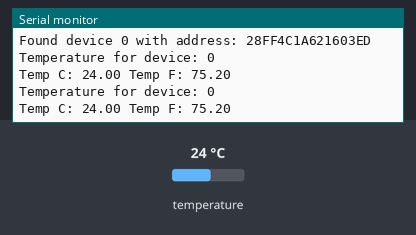
A sketch run on a simulated Arduino Uno, built with avr-gcc and run on an emulated ATmega328P. Parts: the last lines printed to the serial monitor. The test bench sets the inputs (shaded band); at power-on: temperature 24 °C.

Above: at 2.8 s.
2.9 s: temperature set to 12 °C
At 4.4 s:
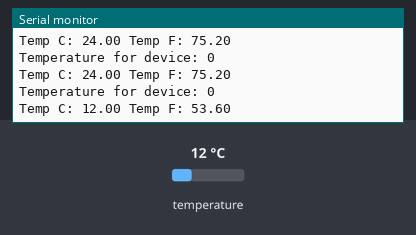
4.7 s: temperature set to 19 °C
At 5.7 s:
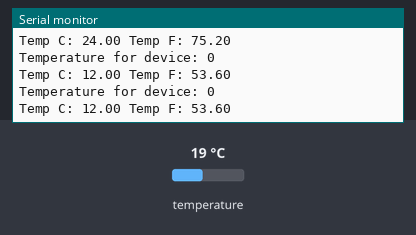
Timing chart, 0 to 7.7 s (numbered marks = the images above; inputs shaded):
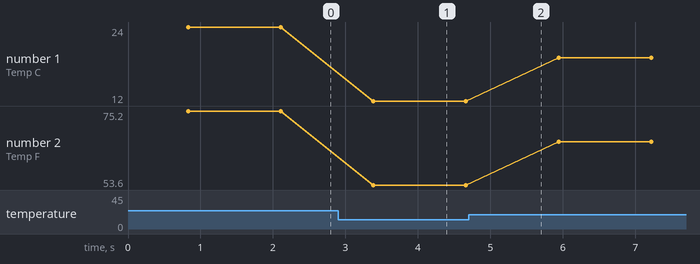

The sketch:

box_firmware.ino
```cpp
/*Libaries*/
#include <MCP3428.h>            /*Voltage and Current Sensor Library*/
#include <OneWire.h>            /*For the temp sensors */
#include <DallasTemperature.h>  /*DS18B20 specific Library*/
#include <SPI.h>                /*For ethernet interface*/
#include <Ethernet.h>           /*For ethernet interface*/
#include <ArduinoJson.h>        /*For ethernet interface*/

#define ONE_WIRE_BUS 9 // Data wire is plugged into port 4 on the Arduino.

/*Variables for the current senor: clean later*/
const int RELAY_0 = 7;
const int RELAY_1 = 8;

/*Variables*/
MCP3428 mcp3428;                        //Voltage and Current Object.

OneWire oneWire(ONE_WIRE_BUS);          // Setup a oneWire instance.
DallasTemperature sensors(&oneWire);    // Pass our oneWire reference to Dallas Temperature.
int numberOfDevices;                    // Number of temperature devices found.
DeviceAddress tempDeviceAddress;        // Variable to store a found device address.

byte mac[] = {                          //MAC address for the ethernet interface.
  0x00, 0xAA, 0xBB, 0xCC, 0xDE, 0x02
};

IPAddress ip(192, 168, 1, 177);         //Ethernet variables. NOTE: integrate IPAddressprinter that will automatically grab the IP address.
IPAddress myDns(192, 168, 1, 1);        //Ethernet variables.
IPAddress gateway(192, 168, 1, 1);      //Ethernet variables.
IPAddress subnet(255, 255, 0, 0);       //Ethernet variables.
EthernetServer server(23);
boolean gotAMessage = false;
const int CAPACITY = 200;

/*Initial Setup*/
void setup()
{
  Serial.begin(9600);
  while (!Serial);                      // Wait for serial monitor.

  /*Setup for the current sensor: add into a function later. Uses the MCP3428 object to read from channel 4*/

//  pinMode(RELAY_0, OUTPUT);
//  pinMode(RELAY_1, OUTPUT);
//  digitalWrite(RELAY_0, HIGH);
//  digitalWrite(RELAY_1, LOW);

  //Setup DS18B20
  setupDS18B20();
  //Setup MCP3428
//  setupMCP3428();
  //Setup W5500
//  setupW5500();
}

/*Main*/
void loop() {
  printTemp();
//  printVoltage();
//  printCurrent();


/*Ethernet Begin*/
//  EthernetClient client = server.available();
//
//  if (client) {
//    if (!gotAMessage) {
//      Serial.println("We have a new client");
//      client.println("Hello, client!");
//      gotAMessage = true;
//    }
//
//    // Create JSON Object
//    StaticJsonDocument<CAPACITY> root;
//    root["voltage_1"] = 1.0;
//    root["voltage_2"] = 2.0;
//    root["voltage_3"] = 3.0;
//    root["voltage_4"] = 4.0;
//
//    // Serialize JSON Object to char array
//    char sendValue[CAPACITY];
//    serializeJson(root, sendValue);
//
//    // Write JSON Object
//    server.write(sendValue);
//    Serial.print(sendValue);
//    delay(3000);
//
//    Ethernet.maintain();
//  }
/*Ethernet End*/
}

/*Functions*/
//Setup for the DS18B20 sensor.
void setupDS18B20(){
  sensors.begin();                              // Start up the library for temp sensors.
  numberOfDevices = sensors.getDeviceCount();   // Grab a count of devices on the wire

  // locate devices on the bus
  Serial.print("Locating devices...");
  Serial.print("Found ");
  Serial.print(numberOfDevices, DEC);
  Serial.println(" devices.");

  // Loop through each device, print out address
  for(int i=0;i<numberOfDevices; i++) {
    // Search the wire for address
    if(sensors.getAddress(tempDeviceAddress, i)) {
      Serial.print("Found device ");
      Serial.print(i, DEC);
      Serial.print(" with address: ");
      printAddress(tempDeviceAddress);
      Serial.println();
    } else {
      Serial.print("Found ghost device at ");
      Serial.print(i, DEC);
      Serial.print(" but could not detect address. Check power and cabling");
    }
  }
}

//Setup for the MCP3428 sensor.
void setupMCP3428(){
  Serial.println("MCP3428 Test");

  while(!mcp3428.test()){
  Serial.println("ERROR: MCP3428 not found");
  delay(1000);
  }
  Serial.println("SUCCESS: MCP3428 found");
  delay(1000);
}

//Setup for the Ethernet Interface
void setupW5500(){
  Serial.begin(9600);
  while (!Serial) {
    ;
  }

  Serial.println("Trying to get an IP address using DHCP");
  if (Ethernet.begin(mac) == 0) {
    Serial.println("Failed to configure Ethernet using DHCP");
    if (Ethernet.hardwareStatus() == EthernetNoHardware) {
      Serial.println("Ethernet shield was not found.  Sorry, can't run without hardware. :(");
      while (true) {
        delay(1);
      }
    }
    if (Ethernet.linkStatus() == LinkOFF) {
      Serial.println("Ethernet cable is not connected.");
    }
    Ethernet.begin(mac, ip, myDns, gateway, subnet);
  }
  Serial.print("My IP address: ");
  Serial.println(Ethernet.localIP());

  server.begin();
}
//Get and print temp
void printTemp(){
  sensors.requestTemperatures(); // Send the command to get temperatures

  // Loop through each device, print out temperature data
  for(int i=0;i<numberOfDevices; i++) {
    // Search the wire for address
    if(sensors.getAddress(tempDeviceAddress, i)){

    // Output the device ID
    Serial.print("Temperature for device: ");
    Serial.println(i,DEC);

    // Print the data
    float tempC = sensors.getTempC(tempDeviceAddress);
    Serial.print("Temp C: ");
    Serial.print(tempC);
    Serial.print(" Temp F: ");
    Serial.println(DallasTemperature::toFahrenheit(tempC)); // Converts tempC to Fahrenheit
    }
  }
  delay(500);
}

//Print DS18B20 sensor address.
void printAddress(DeviceAddress deviceAddress) {
  for (uint8_t i = 0; i < 8; i++) {
    if (deviceAddress[i] < 16) Serial.print("0");
      Serial.print(deviceAddress[i], HEX);
  }
}
//Print the voltages read from the MCP3428 sensor.
void printVoltage(){
  float channel_A_volt = mcp3428.readADC(1)*57;
  float channel_B_volt = mcp3428.readADC(2)*43.2;
  float channel_C_volt = mcp3428.readADC(3)*14.3;

  Serial.println("ADC Voltages:");
  Serial.print("CH_A: ");
  Serial.println(channel_A_volt, 7);
  Serial.print("CH_B: ");
  Serial.println(channel_B_volt, 7);
  Serial.print("CH_C: ");
  Serial.println(channel_C_volt, 7);
  delay(1000);
  }

void printCurrent(){
  float channel_4_current = 5*(mcp3428.readADC(4)*2.5-0.5);
  Serial.println("ADC Current:");
  Serial.print("CH_4: ");
  Serial.println(channel_4_current, 7);
  delay(5000);
  }
```

Measured:
- after the input at 2.9 s, the serial monitor: prints a new line after 0.49 s (image 1)
- plotted number 1: 24 → 12 after the input at 2.9 s, 12 → 19 after the input at 4.7 s
- plotted number 2: 75.2 → 53.6 after the input at 2.9 s, 53.6 → 66.2 after the input at 4.7 s
